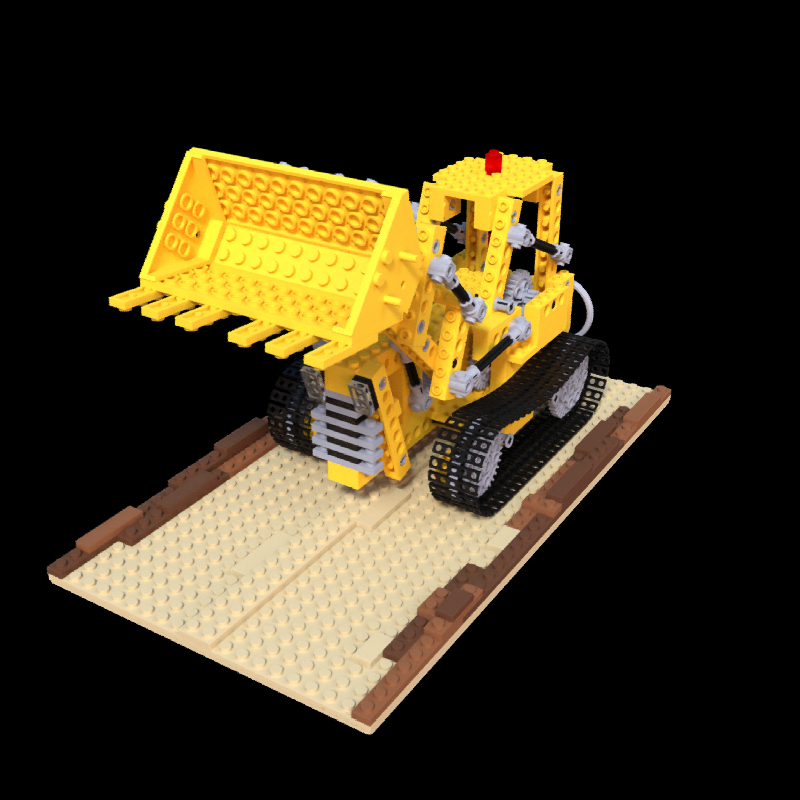

Write the Python code that produced this figure.
# Instant-NGP renderer implemented using Taichi
# Author : Linyou ([email redacted])
# Original code at https://github.com/Linyou/taichi-ngp-renderer

# GUI instruction:
# 1. Move the mouse with right click to rotate the camera
# 2. Press 'w', 'a', 's', 'd' key to move the camera like FPS game
# 3. Press 'q', 'e' key to move the camera up and down

import argparse
import os
import platform
import time
from typing import Tuple

import cv2
import numpy as np
import wget
from matplotlib import pyplot as plt
from scipy.spatial.transform import Rotation as R

import taichi as ti
from taichi.math import uvec3, vec2, vec3


def depth2img(depth):
    depth = (depth - depth.min()) / (depth.max() - depth.min())
    depth_img = cv2.applyColorMap((depth * 255).astype(np.uint8),
                                  cv2.COLORMAP_TURBO)

    return depth_img


arch = ti.cuda if ti._lib.core.with_cuda() else ti.vulkan

if platform.system() == 'Darwin':
    block_dim = 64
else:
    block_dim = 128

sigma_sm_preload = int(128 / block_dim) * 24
rgb_sm_preload = int(128 / block_dim) * 50
data_type = ti.f16
np_type = np.float16
tf_vec3 = ti.types.vector(3, dtype=data_type)
tf_vec8 = ti.types.vector(8, dtype=data_type)
tf_vec32 = ti.types.vector(32, dtype=data_type)
tf_vec1 = ti.types.vector(1, dtype=data_type)
tf_vec2 = ti.types.vector(2, dtype=data_type)
tf_mat1x3 = ti.types.matrix(1, 3, dtype=data_type)
tf_index_temp = ti.types.vector(8, dtype=ti.i32)

MAX_SAMPLES = 1024
NEAR_DISTANCE = 0.01

SQRT3 = 1.7320508075688772
SQRT3_MAX_SAMPLES = SQRT3 / 1024
SQRT3_2 = 1.7320508075688772 * 2
PRETRAINED_MODEL_URL = 'https://github.com/Linyou/taichi-ngp-renderer/releases/download/v0.1-models/{}.npy'


#<----------------- hash table util code ----------------->
@ti.func
def calc_dt(t, exp_step_factor, grid_size, scale):
    return data_type(
        ti.math.clamp(t * exp_step_factor, SQRT3_MAX_SAMPLES,
                      SQRT3_2 * scale / grid_size))


@ti.func
def __expand_bits(v):
    v = (v * ti.uint32(0x00010001)) & ti.uint32(0xFF0000FF)
    v = (v * ti.uint32(0x00000101)) & ti.uint32(0x0F00F00F)
    v = (v * ti.uint32(0x00000011)) & ti.uint32(0xC30C30C3)
    v = (v * ti.uint32(0x00000005)) & ti.uint32(0x49249249)
    return v


@ti.func
def __morton3D(xyz):
    xyz = __expand_bits(xyz)
    return xyz[0] | (xyz[1] << 1) | (xyz[2] << 2)


@ti.func
def fast_hash(pos_grid_local):
    result = ti.uint32(0)
    primes = uvec3(ti.uint32(1), ti.uint32(2654435761), ti.uint32(805459861))
    for i in ti.static(range(3)):
        result ^= ti.uint32(pos_grid_local[i]) * primes[i]
    return result


@ti.func
def under_hash(pos_grid_local, resolution):
    result = ti.uint32(0)
    stride = ti.uint32(1)
    for i in ti.static(range(3)):
        result += ti.uint32(pos_grid_local[i] * stride)
        stride *= resolution
    return result


@ti.func
def grid_pos2hash_index(indicator, pos_grid_local, resolution, map_size):
    hash_result = ti.uint32(0)
    if indicator == 1:
        hash_result = under_hash(pos_grid_local, resolution)
    else:
        hash_result = fast_hash(pos_grid_local)

    return hash_result % map_size


#<----------------- hash table util code ----------------->


@ti.func
def random_in_unit_disk():
    theta = 2.0 * np.pi * ti.random()
    return ti.Vector([ti.sin(theta), ti.cos(theta)])


@ti.func
def random_normal():
    x = ti.random() * 2. - 1.
    y = ti.random() * 2. - 1.
    return tf_vec2(x, y)


@ti.func
def dir_encode_func(dir_):
    out_feat = tf_vec32(0.0)
    dir_n = dir_ / dir_.norm()
    x = dir_n[0]
    y = dir_n[1]
    z = dir_n[2]
    xy = x * y
    xz = x * z
    yz = y * z
    x2 = x * x
    y2 = y * y
    z2 = z * z

    temp = 0.28209479177387814
    out_feat[0] = data_type(temp)
    out_feat[1] = data_type(-0.48860251190291987 * y)
    out_feat[2] = data_type(0.48860251190291987 * z)
    out_feat[3] = data_type(-0.48860251190291987 * x)
    out_feat[4] = data_type(1.0925484305920792 * xy)
    out_feat[5] = data_type(-1.0925484305920792 * yz)
    out_feat[6] = data_type(0.94617469575755997 * z2 - 0.31539156525251999)
    out_feat[7] = data_type(-1.0925484305920792 * xz)
    out_feat[8] = data_type(0.54627421529603959 * x2 -
                            0.54627421529603959 * y2)
    out_feat[9] = data_type(0.59004358992664352 * y * (-3.0 * x2 + y2))
    out_feat[10] = data_type(2.8906114426405538 * xy * z)
    out_feat[11] = data_type(0.45704579946446572 * y * (1.0 - 5.0 * z2))
    out_feat[12] = data_type(0.3731763325901154 * z * (5.0 * z2 - 3.0))
    out_feat[13] = data_type(0.45704579946446572 * x * (1.0 - 5.0 * z2))
    out_feat[14] = data_type(1.4453057213202769 * z * (x2 - y2))
    out_feat[15] = data_type(0.59004358992664352 * x * (-x2 + 3.0 * y2))

    return out_feat


@ti.data_oriented
class NGP_fw:
    def __init__(self, scale, cascades, grid_size, base_res, log2_T, res,
                 level, exp_step_factor):
        self.res = res
        self.N_rays = res[0] * res[1]
        self.grid_size = grid_size
        self.exp_step_factor = exp_step_factor
        self.scale = scale

        # rays intersection parameters
        # t1, t2 need to be initialized to -1.0
        self.hits_t = ti.Vector.field(n=2,
                                      dtype=data_type,
                                      shape=(self.N_rays))
        self.hits_t.fill(-1.0)
        self.center = tf_vec3(0.0, 0.0, 0.0)
        self.xyz_min = -tf_vec3(scale, scale, scale)
        self.xyz_max = tf_vec3(scale, scale, scale)
        self.half_size = (self.xyz_max - self.xyz_min) / 2

        self.noise_buffer = ti.Vector.field(2,
                                            dtype=data_type,
                                            shape=(self.N_rays))
        self.gen_noise_buffer()

        self.rays_o = ti.Vector.field(n=3,
                                      dtype=data_type,
                                      shape=(self.N_rays))
        self.rays_d = ti.Vector.field(n=3,
                                      dtype=data_type,
                                      shape=(self.N_rays))

        # use the pre-compute direction and scene pose
        self.directions = ti.Matrix.field(n=1,
                                          m=3,
                                          dtype=data_type,
                                          shape=(self.N_rays, ))
        self.pose = ti.Matrix.field(n=3, m=4, dtype=data_type, shape=())

        # density_bitfield is used for point sampling
        self.density_bitfield = ti.field(ti.uint32,
                                         shape=(cascades * grid_size**3 // 32))

        # count the number of rays that still alive
        self.counter = ti.field(ti.i32, shape=())
        self.counter[None] = self.N_rays
        # current alive buffer index
        self.current_index = ti.field(ti.i32, shape=())
        self.current_index[None] = 0

        # how many samples that need to run the model
        self.model_launch = ti.field(ti.i32, shape=())

        # buffer for the alive rays
        self.alive_indices = ti.field(ti.i32, shape=(2 * self.N_rays, ))

        # padd the thread to the factor of block size (thread per block)
        self.padd_block_network = ti.field(ti.i32, shape=())
        self.padd_block_composite = ti.field(ti.i32, shape=())

        # hash table variables
        self.min_samples = 1 if exp_step_factor == 0 else 4
        self.per_level_scales = 1.3195079565048218  # hard coded, otherwise it will be have lower percision
        self.base_res = base_res
        self.max_params = 2**log2_T
        self.level = level
        # hash table fields
        self.offsets = ti.field(ti.i32, shape=(16, ))
        self.hash_map_sizes = ti.field(ti.uint32, shape=(16, ))
        self.hash_map_indicator = ti.field(ti.i32, shape=(16, ))

        # model parameters
        layer1_base = 32 * 64
        layer2_base = layer1_base + 64 * 64
        self.hash_embedding = ti.field(dtype=data_type, shape=(11445040, ))
        self.sigma_weights = ti.field(dtype=data_type,
                                      shape=(layer1_base + 64 * 16, ))
        self.rgb_weights = ti.field(dtype=data_type,
                                    shape=(layer2_base + 64 * 8, ))

        # buffers that used for points sampling
        self.max_samples_per_rays = 1
        self.max_samples_shape = self.N_rays * self.max_samples_per_rays

        self.xyzs = ti.Vector.field(3,
                                    dtype=data_type,
                                    shape=(self.max_samples_shape, ))
        self.dirs = ti.Vector.field(3,
                                    dtype=data_type,
                                    shape=(self.max_samples_shape, ))
        self.deltas = ti.field(data_type, shape=(self.max_samples_shape, ))
        self.ts = ti.field(data_type, shape=(self.max_samples_shape, ))

        # buffers that store the info of sampled points
        self.run_model_ind = ti.field(ti.int32,
                                      shape=(self.max_samples_shape, ))
        self.N_eff_samples = ti.field(ti.int32, shape=(self.N_rays, ))

        # intermediate buffers for network
        self.xyzs_embedding = ti.field(data_type,
                                       shape=(self.max_samples_shape, 32))
        self.final_embedding = ti.field(data_type,
                                        shape=(self.max_samples_shape, 16))
        self.out_3 = ti.field(data_type, shape=(self.max_samples_shape, 3))
        self.out_1 = ti.field(data_type, shape=(self.max_samples_shape, ))
        self.temp_hit = ti.field(ti.i32, shape=(self.max_samples_shape, ))

        # results buffers
        self.opacity = ti.field(ti.f32, shape=(self.N_rays, ))
        self.depth = ti.field(ti.f32, shape=(self.N_rays))
        self.rgb = ti.Vector.field(3, dtype=ti.f32, shape=(self.N_rays, ))

        # GUI render buffer (data type must be float32)
        self.render_buffer = ti.Vector.field(3,
                                             dtype=ti.f32,
                                             shape=(
                                                 res[0],
                                                 res[1],
                                             ))
        # camera parameters
        self.lookat = np.array([0.0, 0.0, -1.0])
        self.lookat_change = np.zeros((3, ))
        self.lookup = np.array([0.0, -1.0, 0.0])

    def hash_table_init(self):
        print(
            f'GridEncoding: base resolution: {self.base_res}, log scale per level:{self.per_level_scales:.5f} feature numbers per level: {2} maximum parameters per level: {self.max_params} level: {self.level}'
        )
        offset = 0
        for i in range(self.level):
            resolution = int(
                np.ceil(self.base_res *
                        np.exp(i * np.log(self.per_level_scales)) - 1.0)) + 1
            params_in_level = resolution**3
            params_in_level = int(resolution**
                                  3) if params_in_level % 8 == 0 else int(
                                      (params_in_level + 8 - 1) / 8) * 8
            params_in_level = min(self.max_params, params_in_level)
            self.offsets[i] = offset
            self.hash_map_sizes[i] = params_in_level
            self.hash_map_indicator[
                i] = 1 if resolution**3 <= params_in_level else 0
            offset += params_in_level

    def get_direction(self, camera_angle_x):
        w, h = int(self.res[1]), int(self.res[0])
        fx = 0.5 * w / np.tan(0.5 * camera_angle_x)
        fy = 0.5 * h / np.tan(0.5 * camera_angle_x)
        cx, cy = 0.5 * w, 0.5 * h

        x, y = np.meshgrid(np.arange(w, dtype=np.float32) + 0.5,
                           np.arange(h, dtype=np.float32) + 0.5,
                           indexing='xy')

        directions = np.stack(
            [(x - cx) / fx,
             (y - cy) / fy, np.ones_like(x)], -1)

        return directions.reshape(-1, 3)

    def load_model(self, model_path):
        print(f'Loading model from {model_path}')
        model = np.load(model_path, allow_pickle=True).item()
        # model = torch.load(model_path, map_location='cpu')['state_dict']
        self.hash_embedding.from_numpy(
            model['model.xyz_encoder.params'].astype(np_type))
        self.sigma_weights.from_numpy(
            model['model.xyz_sigmas.params'].astype(np_type))
        self.rgb_weights.from_numpy(
            model['model.rgb_net.params'].astype(np_type))

        self.density_bitfield.from_numpy(
            model['model.density_bitfield'].view("uint32"))

        self.pose.from_numpy(model['poses'][20].astype(np_type))
        if self.res[0] != 800 or self.res[1] != 800:
            directions = self.get_direction(
                model['camera_angle_x'])[:, None, :].astype(np_type)
        else:
            directions = model['directions'][:, None, :].astype(np_type)

        self.directions.from_numpy(directions)

    @staticmethod
    def taichi_init(kernel_profiler):
        ti.init(arch=arch,
                offline_cache=True,
                kernel_profiler=kernel_profiler,
                enable_fallback=False)

    @staticmethod
    def taichi_print_profiler():
        ti.profiler.print_kernel_profiler_info()

    @ti.kernel
    def reset(self):
        self.depth.fill(0.0)
        self.opacity.fill(0.0)
        self.counter[None] = self.N_rays
        for i, j in ti.ndrange(self.N_rays, 2):
            self.alive_indices[i * 2 + j] = i

    @ti.func
    def _ray_aabb_intersec(self, ray_o, ray_d):
        inv_d = 1.0 / ray_d

        t_min = (self.center - self.half_size - ray_o) * inv_d
        t_max = (self.center + self.half_size - ray_o) * inv_d

        _t1 = ti.min(t_min, t_max)
        _t2 = ti.max(t_min, t_max)
        t1 = _t1.max()
        t2 = _t2.min()

        return tf_vec2(t1, t2)

    @ti.kernel
    def gen_noise_buffer(self):
        for i in range(self.N_rays):
            self.noise_buffer[i] = random_normal()
            # self.noise_buffer[i] = random_in_unit_disk()

    @ti.kernel
    def ray_intersect_dof(self, dist_to_focus: float, len_dis: float):
        ti.block_local(self.pose)
        for i in self.directions:
            c2w = self.pose[None]
            dir_ori = self.directions[i]
            offset = len_dis * self.noise_buffer[i]
            offset_m = tf_mat1x3([[
                offset[0],
                offset[1],
                0.0,
            ]])
            c2w_dir = c2w[:, :3].transpose()
            offset_w = offset_m @ c2w_dir
            mat_result = (dir_ori * dist_to_focus) @ c2w_dir - offset_w
            ray_d = tf_vec3(mat_result[0, 0], mat_result[0, 1], mat_result[0,
                                                                           2])
            ray_o = c2w[:, 3] + tf_vec3(offset_w[0, 0], offset_w[0, 1],
                                        offset_w[0, 2])

            t1t2 = self._ray_aabb_intersec(ray_o, ray_d)

            if t1t2[1] > 0.0:
                self.hits_t[i][0] = data_type(ti.max(t1t2[0], NEAR_DISTANCE))
                self.hits_t[i][1] = t1t2[1]

            self.rays_o[i] = ray_o
            self.rays_d[i] = ray_d

    @ti.kernel
    def ray_intersect(self):
        ti.block_local(self.pose)
        for i in self.directions:
            c2w = self.pose[None]
            mat_result = self.directions[i] @ c2w[:, :3].transpose()
            ray_d = tf_vec3(mat_result[0, 0], mat_result[0, 1], mat_result[0,
                                                                           2])
            ray_o = c2w[:, 3]

            t1t2 = self._ray_aabb_intersec(ray_o, ray_d)

            if t1t2[1] > 0.0:
                self.hits_t[i][0] = data_type(ti.max(t1t2[0], NEAR_DISTANCE))
                self.hits_t[i][1] = t1t2[1]

            self.rays_o[i] = ray_o
            self.rays_d[i] = ray_d

    @ti.kernel
    def raymarching_test_kernel(self, N_samples: int):

        self.run_model_ind.fill(0)
        for n in ti.ndrange(self.counter[None]):
            c_index = self.current_index[None]
            r = self.alive_indices[n * 2 + c_index]
            grid_size3 = self.grid_size**3
            grid_size_inv = 1.0 / self.grid_size

            ray_o = self.rays_o[r]
            ray_d = self.rays_d[r]
            t1t2 = self.hits_t[r]

            d_inv = 1.0 / ray_d

            t = t1t2[0]
            t2 = t1t2[1]

            s = 0

            start_idx = n * N_samples

            while (0 <= t) & (t < t2) & (s < N_samples):
                # xyz = ray_o + t*ray_d
                xyz = ray_o + t * ray_d
                dt = calc_dt(t, self.exp_step_factor, self.grid_size,
                             self.scale)
                # mip = ti.max(mip_from_pos(xyz, cascades),
                #             mip_from_dt(dt, grid_size, cascades))

                mip_bound = 0.5
                mip_bound_inv = 1 / mip_bound

                nxyz = ti.math.clamp(
                    0.5 * (xyz * mip_bound_inv + 1) * self.grid_size, 0.0,
                    self.grid_size - 1.0)
                # nxyz = ti.ceil(nxyz)

                idx = __morton3D(ti.cast(nxyz, ti.u32))
                # occ = density_grid_taichi[idx] > 5.912066756501768
                occ = self.density_bitfield[ti.int32(idx // 32)] & \
                      (1 << ti.u32(idx % 32))

                if occ:
                    sn = start_idx + s
                    for p in ti.static(range(3)):
                        self.xyzs[sn][p] = xyz[p]
                        self.dirs[sn][p] = ray_d[p]
                    self.run_model_ind[sn] = 1
                    self.ts[sn] = t
                    self.deltas[sn] = dt
                    t += dt
                    self.hits_t[r][0] = t
                    s += 1

                else:
                    txyz = (((nxyz + 0.5 + 0.5 * ti.math.sign(ray_d)) *
                             grid_size_inv * 2 - 1) * mip_bound - xyz) * d_inv

                    t_target = t + ti.max(0, txyz.min())
                    t += calc_dt(t, self.exp_step_factor, self.grid_size,
                                 self.scale)
                    while t < t_target:
                        t += calc_dt(t, self.exp_step_factor, self.grid_size,
                                     self.scale)

            self.N_eff_samples[n] = s
            if s == 0:
                self.alive_indices[n * 2 + c_index] = -1

    @ti.kernel
    def rearange_index(self, B: ti.i32):
        self.model_launch[None] = 0

        for i in ti.ndrange(B):
            if self.run_model_ind[i]:
                index = ti.atomic_add(self.model_launch[None], 1)
                self.temp_hit[index] = i

        self.model_launch[None] += 1
        self.padd_block_network[None] = (
            (self.model_launch[None] + block_dim - 1) // block_dim) * block_dim
        # self.padd_block_composite[None] = ((self.counter[None]+ 128 - 1)// 128) *128

    @ti.kernel
    def hash_encode(self):
        # get hash table embedding
        ti.loop_config(block_dim=16)
        for sn, level in ti.ndrange(self.model_launch[None], 16):
            # normalize to [0, 1], before is [-0.5, 0.5]
            xyz = self.xyzs[self.temp_hit[sn]] + 0.5
            offset = self.offsets[level] * 2
            indicator = self.hash_map_indicator[level]
            map_size = self.hash_map_sizes[level]

            init_val0 = tf_vec1(0.0)
            init_val1 = tf_vec1(1.0)
            local_feature_0 = init_val0[0]
            local_feature_1 = init_val0[0]

            index_temp = tf_index_temp(0)
            w_temp = tf_vec8(0.0)
            hash_temp_1 = tf_vec8(0.0)
            hash_temp_2 = tf_vec8(0.0)

            scale = self.base_res * ti.exp(
                level * ti.log(self.per_level_scales)) - 1.0
            resolution = ti.cast(ti.ceil(scale), ti.uint32) + 1

            pos = xyz * scale + 0.5
            pos_grid_uint = ti.cast(ti.floor(pos), ti.uint32)
            pos -= pos_grid_uint
            # pos_grid_uint = ti.cast(pos_grid, ti.uint32)

            for idx in ti.static(range(8)):
                # idx_uint = ti.cast(idx, ti.uint32)
                w = init_val1[0]
                pos_grid_local = uvec3(0)

                for d in ti.static(range(3)):
                    if (idx & (1 << d)) == 0:
                        pos_grid_local[d] = pos_grid_uint[d]
                        w *= data_type(1 - pos[d])
                    else:
                        pos_grid_local[d] = pos_grid_uint[d] + 1
                        w *= data_type(pos[d])

                index = ti.int32(
                    grid_pos2hash_index(indicator, pos_grid_local, resolution,
                                        map_size))
                index_temp[idx] = offset + index * 2
                w_temp[idx] = w

            for idx in ti.static(range(8)):
                hash_temp_1[idx] = self.hash_embedding[index_temp[idx]]
                hash_temp_2[idx] = self.hash_embedding[index_temp[idx] + 1]

            for idx in ti.static(range(8)):
                local_feature_0 += data_type(w_temp[idx] * hash_temp_1[idx])
                local_feature_1 += data_type(w_temp[idx] * hash_temp_2[idx])

            self.xyzs_embedding[sn, level * 2] = local_feature_0
            self.xyzs_embedding[sn, level * 2 + 1] = local_feature_1

    @ti.kernel
    def sigma_layer(self):
        ti.loop_config(block_dim=block_dim)
        for sn in ti.ndrange(self.padd_block_network[None]):
            tid = sn % block_dim
            did_launch_num = self.model_launch[None]
            init_val = tf_vec1(0.0)
            xyz_feat = ti.simt.block.SharedArray((32, block_dim), data_type)
            weight = ti.simt.block.SharedArray((64 * 32 + 64 * 16, ),
                                               data_type)
            hid1 = ti.simt.block.SharedArray((64, block_dim), data_type)
            hid2 = ti.simt.block.SharedArray((16, block_dim), data_type)
            for i in ti.static(range(sigma_sm_preload)):
                k = tid * sigma_sm_preload + i
                weight[k] = self.sigma_weights[k]
            ti.simt.block.sync()

            if sn < did_launch_num:

                for i in ti.static(range(32)):
                    xyz_feat[i, tid] = self.xyzs_embedding[sn, i]

                for i in range(64):
                    temp = init_val[0]
                    for j in ti.static(range(32)):
                        temp += xyz_feat[j, tid] * weight[i * 32 + j]

                    hid1[i, tid] = temp
                ti.simt.block.sync()

                for i in range(16):
                    temp = init_val[0]
                    for j in ti.static(range(64)):
                        temp += data_type(ti.max(
                            0.0, hid1[j, tid])) * weight[64 * 32 + i * 64 + j]
                    hid2[i, tid] = temp
                ti.simt.block.sync()

                self.out_1[self.temp_hit[sn]] = data_type(ti.exp(hid2[0, tid]))
                for i in ti.static(range(16)):
                    self.final_embedding[sn, i] = hid2[i, tid]

                ti.simt.block.sync()

    @ti.kernel
    def rgb_layer(self):
        ti.loop_config(block_dim=block_dim)
        for sn in ti.ndrange(self.padd_block_network[None]):
            ray_id = self.temp_hit[sn]
            tid = sn % block_dim
            did_launch_num = self.model_launch[None]
            init_val = tf_vec1(0.0)
            weight = ti.simt.block.SharedArray((64 * 32 + 64 * 64 + 64 * 4, ),
                                               data_type)
            hid1 = ti.simt.block.SharedArray((64, block_dim), data_type)
            hid2 = ti.simt.block.SharedArray((64, block_dim), data_type)
            for i in ti.static(range(rgb_sm_preload)):
                k = tid * rgb_sm_preload + i
                weight[k] = self.rgb_weights[k]
            ti.simt.block.sync()

            if sn < did_launch_num:

                dir_ = self.dirs[ray_id]
                dir_feat = dir_encode_func(dir_)

                for i in ti.static(range(16)):
                    dir_feat[16 + i] = self.final_embedding[sn, i]

                for i in range(64):
                    temp = init_val[0]
                    for j in ti.static(range(32)):
                        temp += dir_feat[j] * weight[i * 32 + j]

                    hid1[i, tid] = temp
                ti.simt.block.sync()

                for i in range(64):
                    temp = init_val[0]
                    for j in ti.static(range(64)):
                        temp += data_type(ti.max(
                            0.0, hid1[j, tid])) * weight[64 * 32 + i * 64 + j]

                    hid2[i, tid] = temp
                ti.simt.block.sync()

                for i in ti.static(range(3)):
                    temp = init_val[0]
                    for j in ti.static(range(64)):
                        temp += data_type(ti.max(
                            0.0, hid2[j, tid])) * weight[64 * 32 + 64 * 64 +
                                                         i * 64 + j]

                    hid1[i, tid] = temp
                ti.simt.block.sync()

                for i in ti.static(range(3)):
                    self.out_3[self.temp_hit[sn],
                               i] = data_type(1 / (1 + ti.exp(-hid1[i, tid])))
                ti.simt.block.sync()

    @ti.kernel
    def FullyFusedMLP(self):
        ti.loop_config(block_dim=block_dim)
        for sn in ti.ndrange(self.padd_block_network[None]):
            ray_id = self.temp_hit[sn]
            tid = sn % block_dim
            did_launch_num = self.model_launch[None]
            init_val = tf_vec1(0.0)
            xyz_feat = tf_vec32(0.0)
            weight = ti.simt.block.SharedArray((64 * 32 + 64 * 64 + 64 * 4, ),
                                               data_type)
            hid2_2 = ti.simt.block.SharedArray((32 * block_dim, ), data_type)
            hid2_1 = ti.simt.block.SharedArray((32 * block_dim, ), data_type)
            hid1 = ti.simt.block.SharedArray((64 * block_dim, ), data_type)
            for i in ti.static(range(rgb_sm_preload)):
                k = tid * rgb_sm_preload + i
                weight[k] = self.rgb_weights[k]
            for i in ti.static(range(sigma_sm_preload)):
                k = tid * sigma_sm_preload + i
                hid2_1[k] = self.sigma_weights[k]
            ti.simt.block.sync()

            if sn < did_launch_num:
                dir_ = self.dirs[ray_id]
                for i in ti.static(range(32)):
                    xyz_feat[i] = self.xyzs_embedding[sn, i]
                dir_feat = dir_encode_func(dir_)

                for i in range(64):
                    temp = init_val[0]
                    for j in ti.static(range(32)):
                        temp += xyz_feat[j] * hid2_1[i * 32 + j]
                    hid1[i * block_dim + tid] = temp
                ti.simt.block.sync()

                for i in (range(16)):
                    temp = init_val[0]
                    for j in ti.static(range(64)):
                        temp += data_type(
                            ti.max(0.0,
                                   hid1[j * block_dim +
                                        tid])) * hid2_1[64 * 32 + i * 64 + j]
                    hid2_2[i * block_dim + tid] = temp
                ti.simt.block.sync()

                out1 = data_type(ti.exp(hid2_2[tid]))

                for i in ti.static(range(16)):
                    dir_feat[16 + i] = hid2_2[i * block_dim + tid]

                for i in range(64):
                    temp = init_val[0]
                    for j in ti.static(range(32)):
                        temp += dir_feat[j] * weight[i * 32 + j]
                    hid1[i * block_dim + tid] = temp
                ti.simt.block.sync()

                for i in range(32):
                    temp1 = init_val[0]
                    temp2 = init_val[0]
                    for j in ti.static(range(64)):
                        temp1 += data_type(
                            ti.max(0.0,
                                   hid1[j * block_dim +
                                        tid])) * weight[64 * 32 + i * 64 + j]
                        temp2 += data_type(
                            ti.max(0.0, hid1[j * block_dim +
                                             tid])) * weight[64 * 32 +
                                                             (i + 32) * 64 + j]
                    hid2_1[i * block_dim + tid] = temp1
                    hid2_2[i * block_dim + tid] = temp2
                ti.simt.block.sync()

                for i in ti.static(range(3)):
                    temp = init_val[0]
                    for j in ti.static(range(32)):
                        temp += data_type(
                            ti.max(0.0, hid2_1[j * block_dim + tid])) * weight[
                                64 * 32 + 64 * 64 + i * 64 + j]
                        # ti.simt.block.sync()
                        temp += data_type(
                            ti.max(0.0, hid2_2[j * block_dim + tid])) * weight[
                                64 * 32 + 64 * 64 + i * 64 + j + 32]
                    hid1[i * block_dim + tid] = temp
                ti.simt.block.sync()

                self.out_1[self.temp_hit[sn]] = out1
                for i in ti.static(range(3)):
                    self.out_3[self.temp_hit[sn], i] = data_type(
                        1 / (1 + ti.exp(-hid1[i * block_dim + tid])))
                ti.simt.block.sync()

    @ti.kernel
    def composite_test(self, max_samples: ti.i32, T_threshold: data_type):
        for n in ti.ndrange(self.counter[None]):
            N_samples = self.N_eff_samples[n]
            if N_samples != 0:
                c_index = self.current_index[None]
                r = self.alive_indices[n * 2 + c_index]

                T = data_type(1.0 - self.opacity[r])

                start_idx = n * max_samples

                rgb_temp = tf_vec3(0.0)
                depth_temp = tf_vec1(0.0)
                opacity_temp = tf_vec1(0.0)
                out_3_temp = tf_vec3(0.0)

                for s in range(N_samples):
                    sn = start_idx + s
                    a = data_type(1.0 -
                                  ti.exp(-self.out_1[sn] * self.deltas[sn]))
                    w = a * T

                    for i in ti.static(range(3)):
                        out_3_temp[i] = self.out_3[sn, i]

                    rgb_temp += w * out_3_temp
                    depth_temp[0] += w * self.ts[sn]
                    opacity_temp[0] += w

                    T *= data_type(1.0 - a)

                    if T <= T_threshold:
                        self.alive_indices[n * 2 + c_index] = -1
                        break

                self.rgb[r] += rgb_temp
                self.depth[r] += depth_temp[0]
                self.opacity[r] += opacity_temp[0]

    @ti.kernel
    def re_order(self, B: ti.i32):

        self.counter[None] = 0
        c_index = self.current_index[None]
        n_index = (c_index + 1) % 2
        self.current_index[None] = n_index

        for i in ti.ndrange(B):
            alive_temp = self.alive_indices[i * 2 + c_index]
            if alive_temp >= 0:
                index = ti.atomic_add(self.counter[None], 1)
                self.alive_indices[index * 2 + n_index] = alive_temp

    def write_image(self):
        rgb_np = self.rgb.to_numpy().reshape(self.res[0], self.res[1], 3)
        depth_np = self.depth.to_numpy().reshape(self.res[0], self.res[1])
        plt.imsave('taichi_ngp.png', (rgb_np * 255).astype(np.uint8))
        plt.imsave('taichi_ngp_depth.png', depth2img(depth_np))

    def render(self,
               max_samples,
               T_threshold,
               use_dof=False,
               dist_to_focus=0.8,
               len_dis=0.0) -> Tuple[float, int, int]:
        samples = 0
        self.reset()
        self.gen_noise_buffer()
        if use_dof:
            self.ray_intersect_dof(dist_to_focus, len_dis)
        else:
            self.ray_intersect()

        while samples < max_samples:
            N_alive = self.counter[None]
            if N_alive == 0:
                break

            # how many more samples the number of samples add for each ray
            N_samples = max(min(self.N_rays // N_alive, 64), self.min_samples)
            samples += N_samples
            launch_model_total = N_alive * N_samples

            self.raymarching_test_kernel(N_samples)
            self.rearange_index(launch_model_total)
            # self.dir_encode()
            self.hash_encode()
            self.sigma_layer()
            self.rgb_layer()
            # self.FullyFusedMLP()
            self.composite_test(N_samples, T_threshold)
            self.re_order(N_alive)

        return samples, N_alive, N_samples

    def render_frame(self, frame_id):
        t = time.time()
        samples, N_alive, N_samples = self.render(max_samples=100,
                                                  T_threshold=1e-4)
        self.write_image()

        print(
            f"samples: {samples}, N_alive: {N_alive}, N_samples: {N_samples}")
        print(f'Render time: {1000*(time.time()-t):.2f} ms')

    @ti.kernel
    def rgb_to_render_buffer(self, frame: ti.i32):
        for i, j in self.render_buffer:
            rgb = self.rgb[(self.res[0] - j) * self.res[1] + i]
            self.render_buffer[i, j] = rgb / frame

    @ti.kernel
    def depth_max(self) -> vec2:
        max_v = self.depth[0]
        min_v = self.depth[0]
        for i in ti.ndrange(self.N_rays):
            ti.atomic_max(max_v, self.depth[i])
            ti.atomic_min(min_v, self.depth[i])
        return vec2(max_v, min_v)

    @ti.kernel
    def depth_to_render_buffer(self, max_min: vec2):
        for i, j in self.render_buffer:
            max_v = max_min[0]
            min_v = max_min[1]
            depth = self.depth[(self.res[0] - j) * self.res[1] + i]
            pixel = (vec3(depth) - min_v) / (max_v - min_v)
            self.render_buffer[i, j] = pixel

    def init_cam(self):
        self.lookat = self.lookat @ self.pose.to_numpy()[:, :3].T

    def render_gui(self):

        video_manager = None

        # check if the export file exists for snapshot and video
        export_dir = './export/'
        if not os.path.exists(export_dir):
            os.mkdir(export_dir)

        W, H = self.res
        window = ti.ui.Window('Taichi NGP', (W, H))
        canvas = window.get_canvas()
        gui = window.get_gui()

        last_mouse_x = None
        last_mouse_y = None
        rotate_speed = 50
        movement_speed = 0.03
        max_samples_for_rendering = 100
        render_time = 0
        # white_bg = False
        recording = False
        show_depth = False
        use_dof = False
        last_use_dof = False
        frame = 0
        T_threshold = 1e-2
        dist_to_focus = 1.2
        len_dis = 0.04
        self.init_cam()
        last_pose = self.pose.to_numpy()
        total_frame = 0
        last_dist_to_focus = dist_to_focus
        last_len_dis = len_dis

        while window.running:
            # TODO: make it more efficient
            pose = self.pose.to_numpy()
            total_frame += 1
            if not window.is_pressed(ti.ui.RMB):
                last_mouse_x = None
                last_mouse_y = None
            else:
                curr_mouse_x, curr_mouse_y = window.get_cursor_pos()
                if last_mouse_x is None or last_mouse_y is None:
                    last_mouse_x, last_mouse_y = curr_mouse_x, curr_mouse_y
                else:
                    dx = curr_mouse_x - last_mouse_x
                    dy = curr_mouse_y - last_mouse_y
                    rotvec_x = pose[:, 1] * np.radians(rotate_speed * dx)
                    rotvec_y = pose[:, 0] * np.radians(rotate_speed * dy)
                    pose = R.from_rotvec(rotvec_x).as_matrix() @ R.from_rotvec(
                        rotvec_y).as_matrix() @ pose
                    last_mouse_x, last_mouse_y = curr_mouse_x, curr_mouse_y
                    correct_dir = 1. if pose[2, 3] < 0.0 else -1.
                    self.lookat = np.array([0., 0., correct_dir
                                            ]) @ pose[:, :3].T

            front = (self.lookat - pose[:, 3])
            front = front / np.linalg.norm(front)
            up = self.lookup @ pose[:, :3].T
            left = np.cross(up, front)
            position_change = np.zeros(3)
            if window.is_pressed('w'):
                position_change = front * movement_speed
            if window.is_pressed('s'):
                position_change = -front * movement_speed
            if window.is_pressed('a'):
                position_change = left * movement_speed
            if window.is_pressed('d'):
                position_change = -left * movement_speed
            if window.is_pressed('e'):
                position_change = up * movement_speed
            if window.is_pressed('q'):
                position_change = -up * movement_speed
            pose[:, 3] += position_change
            self.lookat += position_change
            if (last_pose - pose).sum():
                last_pose = pose
                self.pose.from_numpy(pose.astype(np.float16))
                self.rgb.fill(0.0)
                total_frame = 1

            with gui.sub_window("Options", 0.05, 0.05, 0.68, 0.3) as w:
                w.text('General')
                T_threshold = w.slider_float('transparency threshold',
                                             T_threshold, 0., 1.)
                max_samples_for_rendering = w.slider_float(
                    "max samples", max_samples_for_rendering, 1, 100)
                show_depth = w.checkbox("show depth", show_depth)
                # white_bg = w.checkbox("white background", white_bg)

                w.text('Camera')
                use_dof = w.checkbox("apply depth of field", use_dof)
                dist_to_focus = w.slider_float("focus distance", dist_to_focus,
                                               0.8, 3.)
                len_dis = w.slider_float('lens size', len_dis, 0., 0.1)
                if last_dist_to_focus != dist_to_focus or last_len_dis != len_dis or last_use_dof != use_dof:
                    last_dist_to_focus = dist_to_focus
                    last_len_dis = len_dis
                    last_use_dof = use_dof
                    self.rgb.fill(0.0)
                    total_frame = 1

                w.text(f'Render time: {render_time:.2f} ms')

            with gui.sub_window("Export", 0.75, 0.05, 0.2, 0.1) as w:
                if gui.button("snapshot "):
                    ti.tools.imwrite(self.render_buffer.to_numpy(),
                                     export_dir + 'snap_shot.png')
                    print("save snapshot in export folder")
                if gui.button('recording'):
                    frame = 0
                    if not recording:
                        video_manager = ti.tools.VideoManager(
                            output_dir=export_dir,
                            framerate=24,
                            automatic_build=False)
                        recording = True
                    else:
                        recording = False
                        video_manager.make_video(gif=True, mp4=True)
                        print("save video in export folder")

                if recording and video_manager:
                    w.text(f'recording frames: {frame}')
                    frame += 1
                    pixels_img = self.render_buffer.to_numpy()
                    video_manager.write_frame(pixels_img)

            t = time.time()
            _, _, _ = self.render(
                max_samples=max_samples_for_rendering,
                T_threshold=T_threshold,
                use_dof=use_dof,
                dist_to_focus=dist_to_focus,
                len_dis=len_dis,
            )

            if not show_depth:
                self.rgb_to_render_buffer(total_frame)
            else:
                self.depth_to_render_buffer(self.depth_max())

            render_time = 1000 * (time.time() - t)
            canvas.set_image(self.render_buffer)
            window.show()


def main(args):
    NGP_fw.taichi_init(args.print_profile)
    res = args.res
    scale = 0.5
    ngp = NGP_fw(scale=scale,
                 cascades=max(1 + int(np.ceil(np.log2(2 * scale))), 1),
                 grid_size=128,
                 base_res=16,
                 log2_T=19,
                 res=[res, res],
                 level=16,
                 exp_step_factor=0)
    if args.model_path:
        ngp.load_model(args.model_path)
    else:
        model_dir = './npy_models/'
        if not os.path.exists(model_dir):
            os.mkdir(model_dir)
        npy_file = os.path.join(model_dir, args.scene + '.npy')
        if not os.path.exists(npy_file):
            print(f"No {args.scene} model found, downloading ...")
            url = PRETRAINED_MODEL_URL.format(args.scene)
            wget.download(url, out=npy_file)
        ngp.load_model(npy_file)

    ngp.hash_table_init()

    if not args.gui:
        ngp.render_frame(0)
    else:
        ngp.render_gui()

    if args.print_profile:
        NGP_fw.taichi_print_profiler()


if __name__ == '__main__':

    parser = argparse.ArgumentParser()
    parser.add_argument('--res', type=int, default=800)
    parser.add_argument(
        '--scene',
        type=str,
        default='lego',
        choices=[
            'ship', 'mic', 'materials', 'lego', 'hotdog', 'ficus', 'drums',
            'chair'
        ],
    )
    parser.add_argument('--model_path', type=str, default=None)
    parser.add_argument('--gui', action='store_true', default=False)
    parser.add_argument('--print_profile', action='store_true', default=False)
    cmd_args, _ = parser.parse_known_args()
    main(cmd_args)